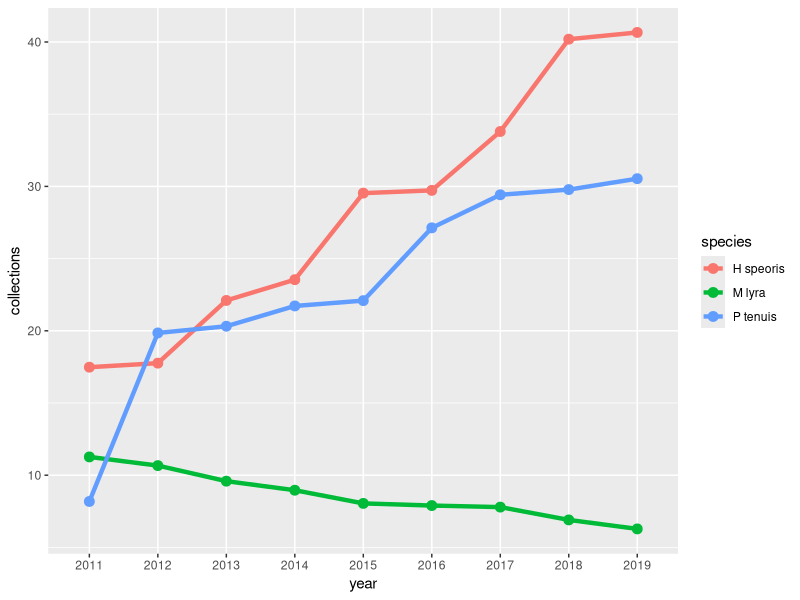

Reproduce this figure in R.
#A Simple R Use-case

#Load packages
library(ggplot2)
library(dplyr)


# Generate a dataframe ----------------------------------------------------

#rep(x, y) replicates x, y times
#c(x, y, z) concatenates x, y, and z into a single vector

species <- rep(c('P tenuis', 'H speoris', 'M lyra'), each = 9) 
year <- rep(c('2011', '2012', '2013', '2014', '2015', '2016', '2017', '2018', '2019'), times = 3)
collections <- c(runif(n = 9, min = 0, max = 36) %>% sort(),
                 runif(n = 9, min = 3, max = 41) %>% sort(),
                 runif(n = 9, min = 6, max = 13) %>% sort(decreasing = T))
data <- data.frame(species, year, collections)

View(data)


# Plot the data with a time series line plot ------------------------------

ggplot(data = data, 
       aes(x=year, y=collections, group=species)) + 
  
  geom_point(aes(colour=species), size = 3) + 
  
  geom_line(aes(colour = species), size = 1.5)
